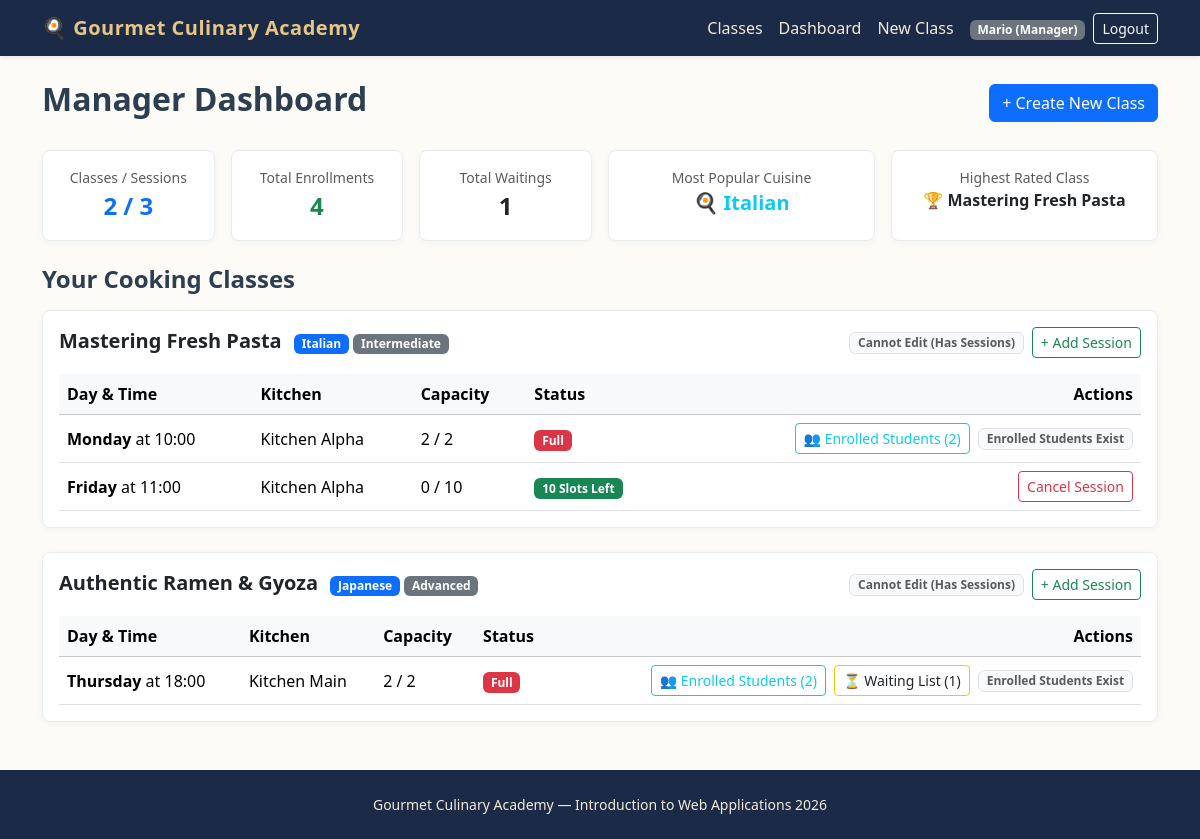
Before: /manager/dashboard (signed in) with the older database file.
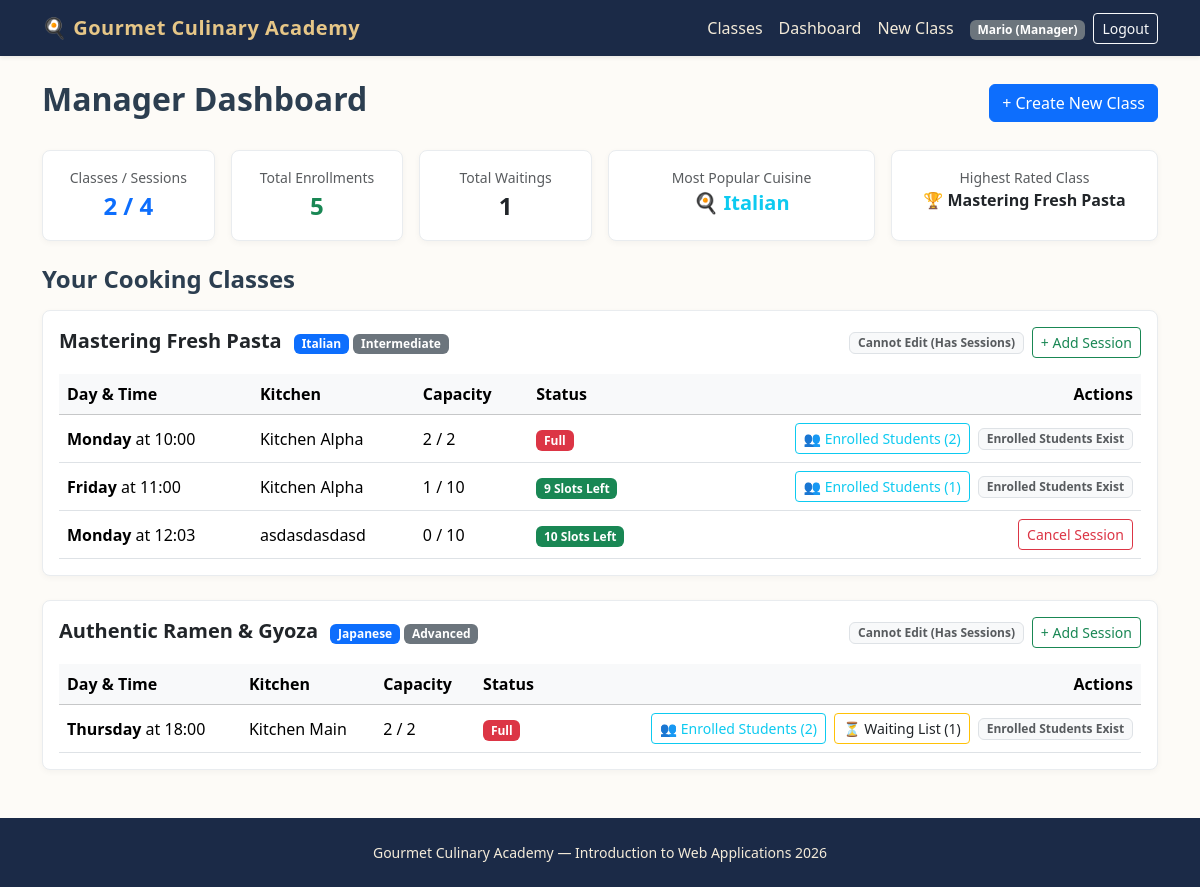
After: the same page with the newer database file.
### tables this page shows
CREATE TABLE cooking_classes (
    id INTEGER PRIMARY KEY AUTOINCREMENT,
    manager_id INTEGER NOT NULL,
    title TEXT NOT NULL UNIQUE,
    cuisine TEXT NOT NULL,
    difficulty TEXT NOT NULL CHECK(difficulty IN ('Beginner', 'Intermediate', 'Advanced')),
    duration INTEGER NOT NULL,
    dietary_category TEXT NOT NULL CHECK(dietary_category IN ('Standard', 'Vegetarian', 'Vegan', 'Gluten-free')),
    chef_name TEXT NOT NULL,
    ingredients TEXT NOT NULL, -- Virgülle ayrılmış en az 4 malzeme
    description TEXT NOT NULL,
    photo_1 TEXT NOT NULL,
    photo_2 TEXT NOT NULL,
    photo_3 TEXT NOT NULL,
    FOREIGN KEY (manager_id) REFERENCES users(id) ON DELETE CASCADE
);

CREATE TABLE class_sessions (
    id INTEGER PRIMARY KEY AUTOINCREMENT,
    class_id INTEGER NOT NULL,
    day_of_week TEXT NOT NULL CHECK(day_of_week IN ('Monday', 'Tuesday', 'Wednesday', 'Thursday', 'Friday', 'Saturday', 'Sunday')),
    start_time TEXT NOT NULL, -- HH:MM formatında
    kitchen_name TEXT NOT NULL,
    max_capacity INTEGER NOT NULL DEFAULT 10,
    FOREIGN KEY (class_id) REFERENCES cooking_classes(id) ON DELETE CASCADE
);

### routes/manager_routes.py (the view, shortened to what this page needs)
@manager_bp.route("/dashboard")
def dashboard():
    classes = get_manager_classes(current_user.id) or []
    raw_stats = get_manager_statistics(current_user.id) or {}
    stats = {}
    if isinstance(raw_stats, dict):
        stats = dict(raw_stats)
    else:
        try:
            stats = dict(raw_stats)
        except Exception:
            stats = {}
    total_sessions = 0
    total_enrollments = 0
    total_waiting = 0
    cuisine_counter = Counter()
    best_class_title = None
    highest_rating = -1.0
    for item in classes:
        item_dict = dict(item) if not isinstance(item, dict) else item
        cls_obj = item_dict.get("class")
        if cls_obj:
            cls_dict = dict(cls_obj) if not isinstance(cls_obj, dict) else cls_obj
        else:
            cls_dict = item_dict
        cuisine = cls_dict.get("cuisine")
        title = cls_dict.get("title")
        try:
            rating = float(cls_dict.get("avg_rating") or 0.0)
        except (ValueError, TypeError):
            rating = 0.0
        sessions = item_dict.get("sessions", [])
        total_sessions += len(sessions)
        class_enrollments = 0
        for s in sessions:
            s_dict = dict(s) if not isinstance(s, dict) else s
            enrolled = s_dict.get("enrolled_count", 0) or 0
            waiting = s_dict.get("waiting_students", []) or []
            total_enrollments += enrolled
            total_waiting += len(waiting) if isinstance(waiting, (list, tuple)) else 0
            class_enrollments += enrolled
        if cuisine and class_enrollments > 0:
            cuisine_counter[cuisine] += class_enrollments
        elif cuisine:
            cuisine_counter.setdefault(cuisine, 0)
        if rating > highest_rating:
            highest_rating = rating
            best_class_title = title
        elif best_class_title is None and title:
            best_class_title = title
    stats["total_classes"] = len(classes)
    stats["total_sessions"] = total_sessions
    stats["total_enrollments"] = total_enrollments
    stats["total_waiting"] = total_waiting
    most_common = cuisine_counter.most_common(1)
    if most_common:
        stats["popular_cuisine"] = most_common[0][0]
    else:
        stats["popular_cuisine"] = "N/A"
    return render_template("manager/dashboard.html", classes=classes, stats=stats)

### app.py (called while the page is built)
@app.after_request
def add_header(response):
    response.headers["Cache-Control"] = (
        "no-store, no-cache, must-revalidate, post-check=0, pre-check=0, max-age=0"
    )
    response.headers["Pragma"] = "no-cache"
    response.headers["Expires"] = "-1"
    return response

@login_manager.user_loader
def load_user(user_id):
    row = get_user_by_id(user_id)
    if row:
        return User(
            user_id=row["id"],
            email=row["email"],
            first_name=row["first_name"],
            last_name=row["last_name"],
            role=row["role"]
        )
    return None

### dao/user_dao.py (called while the page is built)
def get_user_by_id(user_id):
    conn = get_db()
    cursor = conn.cursor()
    cursor.execute("SELECT * FROM users WHERE id = ?", (user_id,))
    user = cursor.fetchone()
    close_db(conn)
    return user

### database/database.py (called while the page is built)
def get_db():
    conn = sqlite3.connect(DATABASE, timeout=10.0)
    conn.row_factory = sqlite3.Row
    conn.execute("PRAGMA foreign_keys = ON")
    return conn

### routes/manager_routes.py (called while the page is built)
@manager_bp.before_request
@login_required
def check_manager_role():
    if current_user.role != "Manager":
        flash("Access denied. Manager privileges required.", "danger")
        return redirect(url_for("home.index"))

### templates/manager/dashboard.html (shortened to what the changed rows need)
{% extends "base.html" %}
{% block content %}
<header class="d-flex justify-content-between align-items-center mb-4">
    <h1 class="h2 fw-bold">Manager Dashboard</h1>
</header>
<section class="row g-3 mb-4">
    <article class="col-md-4 col-lg-2">
        <div class="card card-culinary p-3 text-center h-100">
            <span class="text-muted small">Classes / Sessions</span>
            <span class="fs-4 fw-bold text-primary">{{ stats.total_classes }} / {{ stats.total_sessions }}</span>
        </div>
    </article>
    <article class="col-md-4 col-lg-2">
        <div class="card card-culinary p-3 text-center h-100">
            <span class="text-muted small">Total Enrollments</span>
            <span class="fs-4 fw-bold text-success">{{ stats.total_enrollments }}</span>
        </div>
    </article>
    <article class="col-md-6 col-lg-3">
        <div class="card card-culinary p-3 text-center h-100">
            <span class="text-muted small">Most Popular Cuisine</span>
            <span class="fs-5 fw-bold text-info text-truncate" title="{{ stats.popular_cuisine }}">
                🍳 {{ stats.popular_cuisine }}
            </span>
        </div>
    </article>
    <article class="col-md-6 col-lg-3">
        <div class="card card-culinary p-3 text-center h-100">
            <span class="text-muted small">Highest Rated Class</span>
            <span class="fs-6 fw-bold text-dark text-truncate" title="{{ stats.top_rated_class }}">
                🏆 {{ stats.top_rated_class }}
            </span>
        </div>
    </article>
</section>
<section>
    <h2 class="h4 fw-bold mb-3">Your Cooking Classes</h2>
    {% if classes %}
        {% for item in classes %}
            <article class="card card-culinary mb-4 p-3">
                <div class="d-flex justify-content-between align-items-center mb-3 flex-wrap gap-2">
                    <div>
                        <h3 class="h5 fw-bold mb-1 d-inline-block me-2">{{ item.class.title }}</h3>
                        <span class="badge bg-primary">{{ item.class.cuisine }}</span>
                        <span class="badge bg-secondary">{{ item.class.difficulty }}</span>
                    </div>
                    <div class="d-flex gap-2">
                        {% if item.can_edit %}
                            <a href="{{ url_for('manager.edit_class', class_id=item.class.id) }}" class="btn btn-sm btn-outline-primary">Edit Class</a>
                        {% else %}
                            <span class="badge bg-light text-muted border align-self-center">Cannot Edit (Has Sessions)</span>
                        {% endif %}
                        <a href="{{ url_for('manager.create_session', class_id=item.class.id) }}" class="btn btn-sm btn-outline-success">+ Add Session</a>
                    </div>
                </div>
                <div class="table-responsive">
                    <table class="table table-hover align-middle mb-0">
                        <thead class="table-light">
                            <tr>
                                <th>Day & Time</th>
                                <th>Kitchen</th>
                                <th>Capacity</th>
                                <th>Status</th>
                                <th class="text-end">Actions</th>
                            </tr>
                        </thead>
                        <tbody>
                            {% for s in item.sessions %}
                                <tr>
                                    <td><strong>{{ s.day_of_week }}</strong> at {{ s.start_time[:5] if s.start_time else s.start_time }}</td>
                                    <td>{{ s.kitchen_name }}</td>
                                    <td>{{ s.enrolled_count }} / {{ s.max_capacity }}</td>
                                    <td>
                                        {% if s.enrolled_count == s.max_capacity %}
                                            <span class="badge bg-danger">Full</span>
                                        {% else %}
                                            <span class="badge bg-success">{{ s.available_slots }} Slots Left</span>
                                        {% endif %}
                                    </td>
                                    <td class="text-end">
                                        {% if s.enrolled_count > 0 %}
                                            <button type="button" class="btn btn-sm btn-outline-info me-1" data-bs-toggle="modal" data-bs-target="#studentsModal{{ s.id }}">
                                                👥 Enrolled Students ({{ s.enrolled_count }})
                                            </button>
                                        {% endif %}
                                        {% if s.waiting_students and s.waiting_students|length > 0 %}
                                            <button type="button" class="btn btn-sm btn-outline-warning text-dark me-1" data-bs-toggle="modal" data-bs-target="#studentsModal{{ s.id }}">
                                                ⏳ Waiting List ({{ s.waiting_students|length }})
                                            </button>
                                        {% endif %}
                                        {% if s.enrolled_count == 0 %}
                                            <form action="{{ url_for('manager.cancel_session', session_id=s.id) }}" method="POST" class="d-inline">
                                                <button type="submit" class="btn btn-sm btn-outline-danger" onclick="return confirm('Are you sure you want to cancel this session?')">Cancel Session</button>
                                            </form>
                                        {% else %}
                                            <span class="badge bg-light text-muted border">Enrolled Students Exist</span>
                                        {% endif %}
                                    </td>
                                </tr>
                            {% else %}
                                <tr>
                                    <td colspan="5" class="text-muted text-center py-2">No active sessions for this class yet.</td>
                                </tr>
                            {% endfor %}
                        </tbody>
                    </table>
                </div>
            </article>
        {% endfor %}
    {% endif %}
</section>
{% endblock %}

Changed rows visible on the page:
computed for class_sessions "Friday": enrolled_count "0" → "1"; available_slots "10" → "9"
added class_sessions: day_of_week "Monday", start_time "12:03", kitchen_name "asdasdasdasd", enrolled_count "0", max_capacity "10", available_slots "10", shown under "Mastering Fresh Pasta"
Other visible differences:
{{ stats.total_sessions }}: "3" → "4"
{{ stats.total_enrollments }}: "4" → "5"
list line gone: "Cancel Session"
new list line: "👥 Enrolled Students ( 1 ) Enrolled Students Exist"
